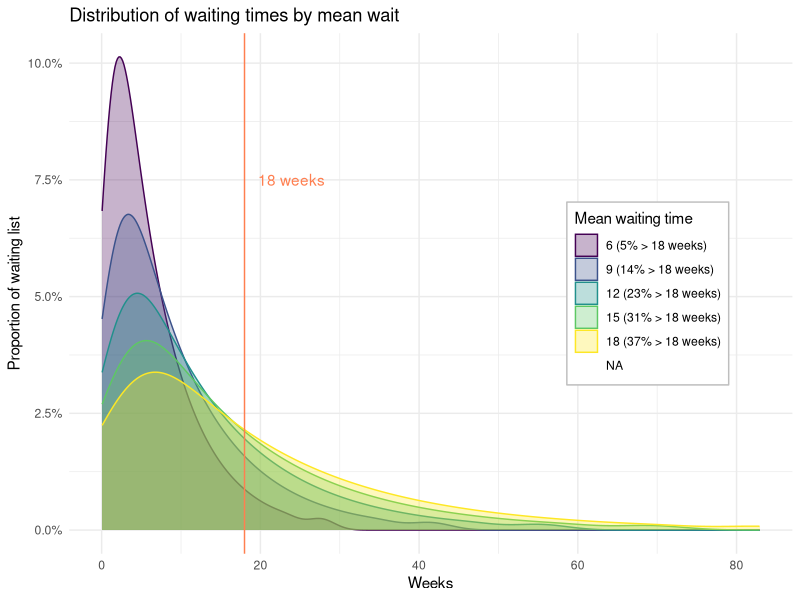
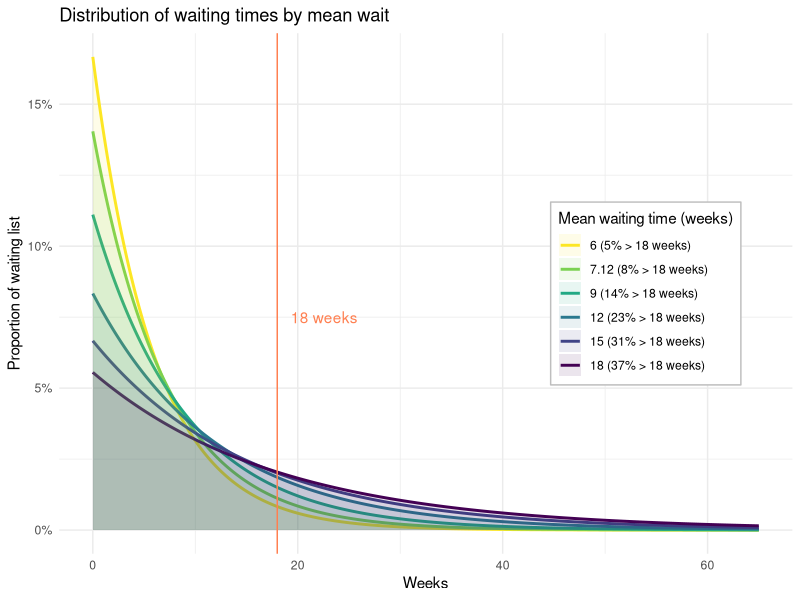

Here is the R script that generated these plots, in order:
library(tidyverse)
library(scales)

# Quantiles of the distribution
exp_dt <-data.frame(
  `6` = qexp(p = seq(0.01,1, 0.01), rate = 1/6),
  `6` = qexp(p = seq(0.01,1, 0.01), rate = 1/6),
  `9` = qexp(p = seq(0.01,1, 0.01), rate = 1/9),
  `12` = qexp(p = seq(0.01,1, 0.01), rate = 1/12),
  `15` = qexp(p = seq(0.01,1, 0.01), rate = 1/15),
  `18` = qexp(p = seq(0.01,1, 0.01), rate = 1/18)
)




exp_dt <-
  exp_dt %>% 
  pivot_longer(everything(), names_repair = "minimal") %>% 
  mutate(`Mean waiting time` = factor(substring(name,2)
                                      , levels = c("6", "9", "12", "15", "18")
                                      ,labels = c("6 (5% > 18 weeks)"
                                                  , "9 (14% > 18 weeks)"
                                                  , "12 (23% > 18 weeks)"
                                                  , "15 (31% > 18 weeks)"
                                                  , "18 (37% > 18 weeks)" )
                                      )
         , uppertail = ifelse(value > 18, 1, 0)) 

# Count percent
exp_dt %>% 
  group_by(`Mean waiting time`, uppertail) %>% 
  count()

a <- exp_dt %>% 
  filter(name == "X6")
  

# Plot
exp_dt %>% 
  ggplot(aes(x=value, fill = `Mean waiting time`, col=`Mean waiting time`, group = `Mean waiting time`))+
  #geom_histogram(bins=50, alpha=1, position = "identity", alpha = 0.6)+
  geom_density(position = "identity", alpha = 0.3)+
  geom_vline(xintercept=18, colour = "coral")+
  scale_fill_viridis_d(aesthetics = c("fill", "colour"))+
  scale_y_continuous(labels = percent)+
  annotate("text", x=18, y=0.075, hjust=-0.2,label="18 weeks",  colour = "coral")+
  labs(title = "Distribution of waiting times by mean wait", y = "Proportion of waiting list",
       x = "Weeks")+
  theme_minimal()+
  theme(legend.position = c(0.80, 0.5),
        legend.background = element_rect(fill = "white", color = "grey"))


##########
# Tom's revision
##########

# exponential density data
distributions_df <- tibble::tibble(
  x = seq(0, 65, length.out = 1000),
  `6` = dexp(x, 1/6),
  `7.12` = dexp(x, 1/7.12),
  `9` = dexp(x, 1/9),
  `12` = dexp(x, 1/12),
  `15` = dexp(x, 1/15),
  `18` = dexp(x, 1/18)
) |> 
  pivot_longer(- x) |> 
  mutate(
    `Mean waiting time (weeks)` = factor(
      name, 
      levels = c("6", "7.12", "9", "12", "15", "18"),
      labels = c(
        "6 (5% > 18 weeks)", 
        "7.12 (8% > 18 weeks)",
        "9 (14% > 18 weeks)",
        "12 (23% > 18 weeks)", 
        "15 (31% > 18 weeks)", 
        "18 (37% > 18 weeks)"
      )
    )
  )

ggplot(distributions_df, aes(x = x), group = `Mean waiting time (weeks)`) + 
  scale_color_viridis_d(direction = -1) +
  scale_fill_viridis_d(direction = -1) +
  scale_y_continuous(labels = scales::label_percent()) +
  geom_line(aes(y = value, colour = `Mean waiting time (weeks)`), linewidth = 1) +
  geom_area(aes(y = value, fill = `Mean waiting time (weeks)`), alpha = 0.1, position = 'identity') +
  geom_vline(xintercept=18, colour = "coral")+
  annotate("text", x=18, y=0.075, hjust=-0.2,label="18 weeks",  colour = "coral")+
  theme_minimal() +
  theme(legend.position = c(0.80, 0.5),
        legend.background = element_rect(fill = "white", color = "grey")) +
  labs(
    title = "Distribution of waiting times by mean wait", 
    x = "Weeks",
    y = "Proportion of waiting list"
  )

# table of breach probabilities
# given a target waiting time, and a waiting list average wait, 
# what proportion of the list meets the target?
breach_df <- tibble::tibble(
  waiting_time_target_weeks = c(rep(18, 12), rep(4, 12)),
  mean_wait_weeks = rep(c(1, 2, 4, 6, 8, 10, 12, 14, 16, 18, 20, 22), 2),
  percentage_meeting_target = round(pexp(waiting_time_target_weeks, 1/mean_wait_weeks) * 100, 2),
  percentage_breaching_target = 100 - percentage_meeting_target
)
breach_df

# table of performance thresholds
# given an RTT performance level (eg. 65% seen by x weeks), and a waiting list average wait, 
# after how many weeks is the performance level breached
performance_df <- tibble::tibble(
  perf_target_percentage = rep(c(0.5, 0.6, 0.65, 0.7, 0.8, 0.9, 0.92, 0.95), 2) * 100,
  mean_wait = c(rep(18, 8), rep(6, 8)),
  tail_in_weeks = round(qexp(perf_target_percentage / 100, 1 / mean_wait), 1),
)
performance_df
